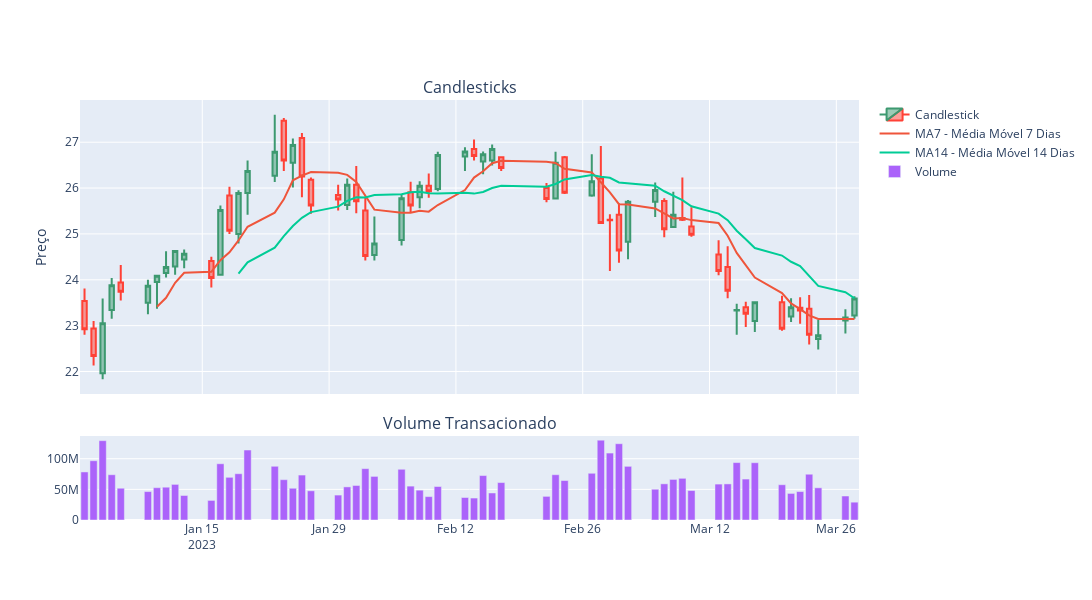

Notebook code cell kept with this figure:
### Code cell
# Criando subplots
'''
"Primeiro, criamos uma figura que conterá nossos gráficos usando make_subplots.
Isso nos permite ter múltiplos gráficos em uma única visualização.
Aqui, teremos dois subplots: um para o gráfico de candlestick e outro para o volume de transações."

'''
fig = make_subplots(rows=2, cols=1, shared_xaxes=True,
                    vertical_spacing=0.1, #Espaço entre os dois gráficos
                    subplot_titles=('Candlesticks', 'Volume Transacionado'),
                    row_width=[0.2, 0.7])

'''
"No gráfico de candlestick, cada candle representa um dia de negociação,
mostrando o preço de abertura, fechamento, máximo e mínimo. Vamos adicionar este gráfico à nossa figura."
'''
# Adicionando o gráfico de candlestick
fig.add_trace(go.Candlestick(x=data.index,
                             open=data['Open'],
                             high=data['High'],
                             low=data['Low'],
                             close=data['Close'],
                             name='Candlestick'),
                             row=1, col=1)

# Adicionando as médias móveis
# Adicionamos também médias móveis ao mesmo subplot para análise de tendências
fig.add_trace(go.Scatter(x=data.index,
                         y=data['MA7'],
                         mode='lines',
                         name='MA7 - Média Móvel 7 Dias'),
                         row=1, col=1)

fig.add_trace(go.Scatter(x=data.index,
                         y=data['MA14'],
                         mode='lines',
                         name='MA14 - Média Móvel 14 Dias'),
                         row=1, col=1)

# Adicionando o gráfico de barras para o volume
# Em seguida, criamos um gráfico de barras para o volume de transações, que nos dá uma ideia da atividade de negociação naquele dia
fig.add_trace(go.Bar(x=data.index,
                     y=data['Volume'],
                     name='Volume'),
                     row=2, col=1)

# Atualizando layout
#Finalmente, configuramos o layout da figura, ajustando títulos, formatos de eixo e outras configurações para tornar o gráfico claro e legível.
fig.update_layout(yaxis_title='Preço',
                  xaxis_rangeslider_visible=False,  # Desativa o range slider
                  width=1100, height=600)

# Mostrando o gráfico
fig.show()
